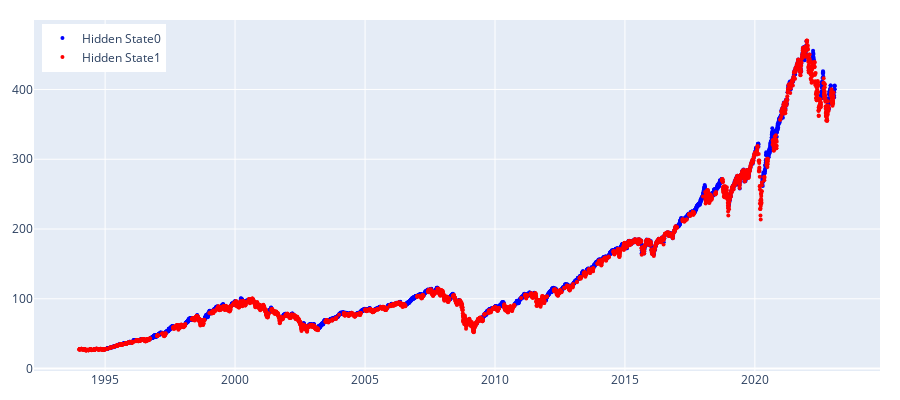

Here is the notebook cell this chart was saved with:
### Code cell
# Plotting the hidden states in the validation period (1995-onwards)
EW_val_hidden_states = switch_labels_and_plot(asset, combined_val_hidden_states, 1994, 2023)

# As expected, the prediction accuracy was very bad at the start (since it was fitted on very little data)
# However, as the training period expands, the accuracy of the predicted regimes was improved.

### Figure 1 — Plotly figure (JSON) as saved in the notebook; plotly's stock layout.template omitted (floating-point values rounded to 4 significant figures; data arrays with more than 128 entries replaced by an {"elided": "..."} marker saying what was removed)
{"data": [{"marker": {"color": "blue", "size": 4}, "mode": "markers", "name": "Hidden State0", "type": "scatter", "x": {"elided": "3229 str values"}, "y": {"elided": "3229 float values"}}, {"marker": {"color": "red", "size": 4}, "mode": "markers", "name": "Hidden State1", "type": "scatter", "x": {"elided": "4091 str values"}, "y": {"elided": "4091 float values"}}], "layout": {"height": 400, "legend": {"x": 0.01, "xanchor": "left", "y": 0.99, "yanchor": "top"}, "margin": {"b": 20, "l": 20, "r": 20, "t": 20}, "width": 900}}
